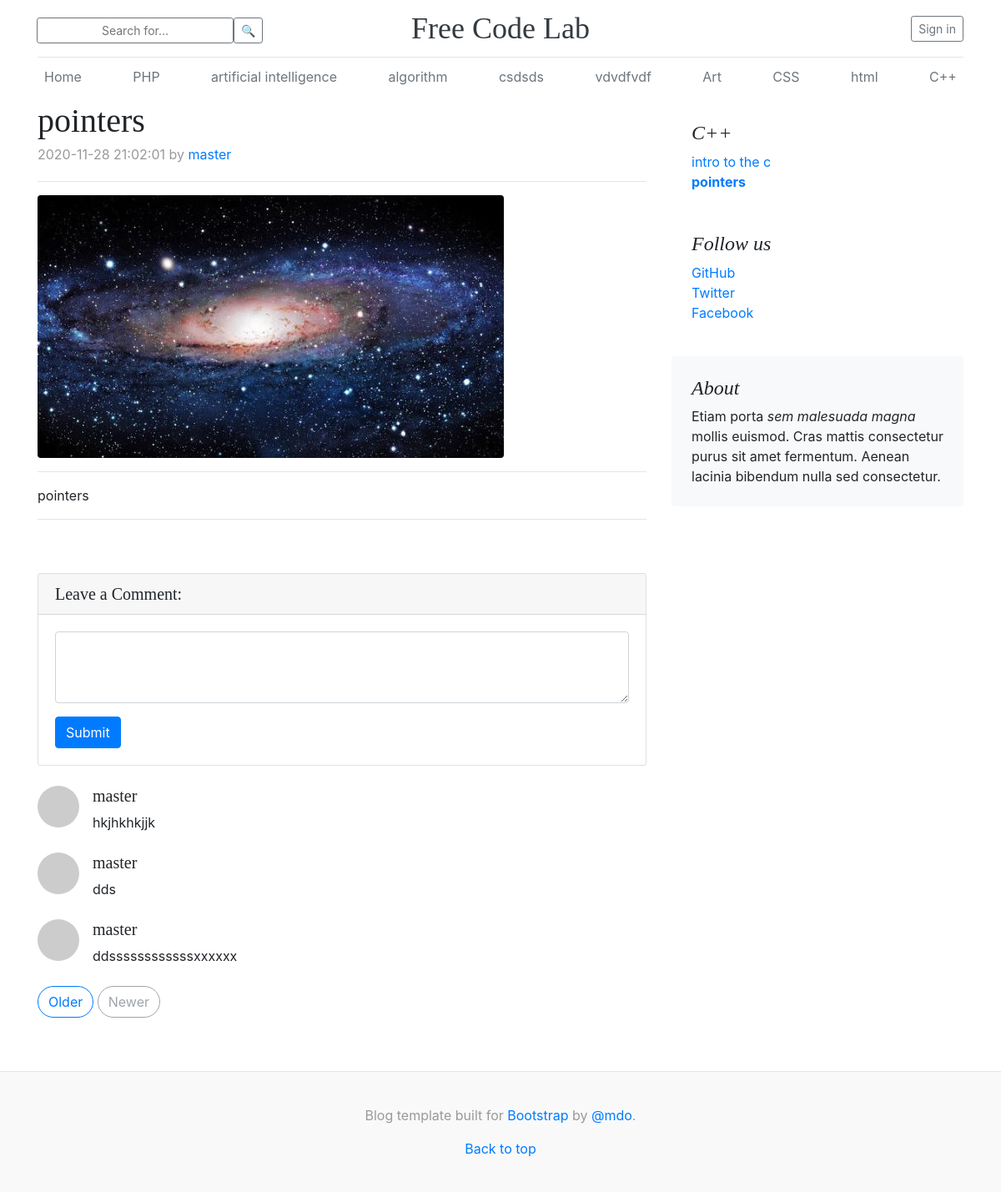
The app's page /posts/show/pointers with its own data.
### tables this page shows
CREATE TABLE `categories` (
  `id` int(11) NOT NULL,
  `title` varchar(255) NOT NULL,
  `slug` varchar(255) NOT NULL
);

CREATE TABLE `posts` (
  `id` int(11) NOT NULL,
  `user_id` int(11) DEFAULT NULL,
  `category_id` int(11) NOT NULL,
  `title` varchar(255) NOT NULL,
  `slug` varchar(255) NOT NULL,
  `views` int(11) NOT NULL DEFAULT 0,
  `image` varchar(255) NOT NULL,
  `body` text NOT NULL,
  `status` varchar(255) NOT NULL DEFAULT 'published',
  `created_at` timestamp NOT NULL DEFAULT current_timestamp() ON UPDATE current_timestamp(),
  `updated_at` timestamp NOT NULL DEFAULT current_timestamp() ON UPDATE current_timestamp()
);

CREATE TABLE `users` (
  `id` int(11) NOT NULL,
  `name` varchar(255) NOT NULL,
  `email` varchar(255) NOT NULL,
  `password` varchar(255) NOT NULL,
  `role` tinyint(4) NOT NULL DEFAULT 0,
  `created_at` datetime NOT NULL DEFAULT current_timestamp()
);

CREATE TABLE `comments` (
  `id` int(11) NOT NULL,
  `user_id` int(11) NOT NULL,
  `post_id` int(11) NOT NULL,
  `body` text NOT NULL,
  `status` tinyint(1) NOT NULL DEFAULT 0,
  `created_at` timestamp NOT NULL DEFAULT current_timestamp(),
  `updated_at` timestamp NOT NULL DEFAULT current_timestamp()
);

### Core/View.php (called while the page is built, shortened)
<?php
class View implements ViewInterface
{
    public function render(string $viewName, $data, array $errors = [])
    {
        require_once self::VIEW_FOLDER
            . $viewName
            . self::VIEW_EXTENSION;
    }
}

### App/Http/Controllers/BaseController.php (called while the page is built, shortened)
<?php
abstract class BaseController
{
    private $view;
    public function __construct(PDODatabase $db, ViewInterface $view, DataBinderInterface $dataBinder)
    {
        $this->db = $db;
        $this->view = $view;
    }
    public function render(string $viewName, $data = null, array $errors = []){
        $this->view->render($viewName, $data, $errors);
    }
}

### App/Http/Controllers/PostsController.php (called while the page is built, shortened)
<?php
class PostsController extends BaseController
{
    public function show($slug)
    {
        $model = new Post($this->db);
        $post =  $model->findBySlug($slug);
        $posts =  $model->findAllByCategory($post->getCategoryId());
        $model = new Comment($this->db);
        $comments =  $model->findAllByPost($post->getId());
        $category = new Category($this->db);
        $categories = $category->all();
        $data = [
            'post' => $post,
            'comments' => $comments,
            'categories' => $categories,
            'posts' => $posts
        ];
        $this->render("posts/show", $data);
    }
}

### index.php (called while the page is built, shortened)
<?php
spl_autoload_register(function($class) {
    $parts = explode('\\', $class);
    if(count($parts) > 1) {
      $classfile = array_shift($parts) . DIRECTORY_SEPARATOR . implode(DIRECTORY_SEPARATOR, $parts) . ".php";
    } else {
      $classfile = 'classes' . DIRECTORY_SEPARATOR . $class . '.php';
    }
  });
$url = $_SERVER['REQUEST_URI'];
$url_data = explode('/',$url);
array_shift($url_data);
$app_root = array_shift($url_data);
$method = $url_data[1]??'index'?:'index';
$param = $url_data[2]??null;
$dbInfo = parse_ini_file("Config/db.ini");
$pdo = new PDO($dbInfo['dsn'], $dbInfo['user'], $dbInfo['pass']);
$db = new \Database\PDODatabase($pdo);
$dataBinder = new \Core\DataBinder();
$view = new \Core\View();
$controller_obj = new $controller($db, $view, $dataBinder);
$controller_obj->$method($param);

### Database/PDODatabase.php (called while the page is built, shortened)
<?php
class PDODatabase implements DatabaseInterface
{
    private $pdo;
    public function __construct(\PDO $pdo)
    {
        $this->pdo = $pdo;
    }
    public function query(string $query): StatementInterface
    {
        $stmt = $this->pdo->prepare($query);
        return new PDOPreparedStatement($stmt);
    }
}

### App/Models/Category.php (called while the page is built, shortened)
<?php
class Category
{
    private $db;
    public function __construct($db)
    {
        $this->db = $db;
    }
    public function all(): \Generator
    {
        return $this->db->query("
            SELECT id, title, slug
            FROM categories
        ")->execute([])
            ->fetch(CategoryDTO::class);
    }
}

### Database/PDOPreparedStatement.php (called while the page is built, shortened)
<?php
class PDOPreparedStatement implements StatementInterface
{
    private $pdoStatement;
    public function __construct(\PDOStatement $PDOStatement)
    {
        $this->pdoStatement = $PDOStatement;
    }
    public function execute(array $params = []): ResultSetInterface
    {
        $this->pdoStatement->execute($params);
        return new PDOResultSet($this->pdoStatement);
    }
}

### App/DTO/CategoryDTO.php (called while the page is built, shortened)
<?php
class CategoryDTO
{
    private $id;
    private $title;
    public function getId(): int
    {
        return $this->id;
    }
    public function getTitle(): string
    {
        return $this->title;
    }
}

### App/Models/Post.php (called while the page is built, shortened)
<?php
class Post
{
    private $db;
    public function __construct($db)
    {
        $this->db = $db;
    }
    public function findBySlug(string $slug): ?PostDTO
    {
        return $this->db->query("
            SELECT posts.id, posts.user_id, users.name, posts.category_id, categories.title as category_title, posts.title, posts.slug, posts.views, posts.image, posts.body, posts.status, posts.created_at, posts.updated_at
            FROM posts
            INNER JOIN users ON posts.user_id = users.id
            INNER JOIN categories ON posts.category_id = categories.id
            WHERE posts.slug = ?
        ")->execute([$slug])
            ->fetch(PostDTO::class)
            ->current();
    }
    public function findAllByCategory($category_id): \Generator
    {
        return $this->db->query("
            SELECT posts.id, posts.user_id, users.name, posts.title, posts.slug, posts.views, posts.image, posts.body, posts.status, posts.created_at, posts.updated_at
            FROM posts
            INNER JOIN users ON posts.user_id = users.id
            WHERE category_id = ?
        ")->execute([$category_id])
           ->fetch(PostDTO::class);
    }
}

### App/DTO/PostDTO.php (called while the page is built, shortened)
<?php
class PostDTO
{
    private $id;
    private $category_id;
    private $category_title;
    private $title;
    private $slug;
    private $image;
    private $body;
    private $created_at;
    public function getId(): int
    {
        return $this->id;
    }
    public function getCategoryId(): int
    {
        return $this->category_id;
    }
    public function getTitle(): string
    {
        return $this->title;
    }
    public function getCategoryTitle(): string
    {
        return $this->category_title;
    }
    public function getSlug(): string
    {
        return $this->slug;
    }
    public function getImage(): string
    {
        return $this->image;
    }
    public function getBody(): string
    {
        return $this->body;
    }
    public function getCreatedAt(): string
    {
        return $this->created_at;
    }
}

### App/Models/Comment.php (called while the page is built, shortened)
<?php
class Comment
{
    private $db;
    public function __construct($db)
    {
        $this->db = $db;
    }
    public function findAllByPost(int $post_id)
    {
        return $this->db->query("
            SELECT comments.id, comments.user_id, users.name as userName, comments.body, comments.post_id, posts.title as postTitle, comments.status, comments.created_at, comments.updated_at
            FROM comments
            INNER JOIN users ON comments.user_id = users.id
            INNER JOIN posts ON comments.post_id = posts.id
            WHERE comments.post_id = ? And comments.status = 1
        ")->execute([$post_id])
            ->fetch(CommentDTO::class);
    }
}

### Database/PDOResultSet.php (called while the page is built, shortened)
<?php
class PDOResultSet implements ResultSetInterface
{
    private $pdoStatement;
    public function __construct(\PDOStatement $PDOStatement)
    {
        $this->pdoStatement = $PDOStatement;
    }
    public function fetch($className): \Generator
    {
        while ($row = $this->pdoStatement->fetchObject($className)) {
            yield $row;
        }
    }
}

### App/DTO/CommentDTO.php (called while the page is built, shortened)
<?php
class CommentDTO
{
    private $body;
    private $userName;
    public function getBody(): string
    {
        return $this->body;
    }
    public function getUserName(): string
    {
        return $this->userName;
    }
}

### Resources/Views/posts/show.php (the view, shortened to what this page needs)
<?php require APPROOT . '/Resources/Views/header.php'; ?>
<body>
  <div class="container">
    <?php require APPROOT . '/Resources/Views/navbar.php'; ?>
    <div class="row">
      <div class="col-md-8 blog-main">
        <div class="blog-post">
          <h2 class="blog-post-title"><?php echo $data['post']->getTitle(); ?></h2>
          <p class="blog-post-meta"><?php echo $data['post']->getCreatedAt(); ?> by <a href="#"><?php echo $data['post']->name; ?></a></p>
          <hr>
          <img class="img-fluid rounded" src="<?php echo URLROOT; ?>/<?php echo $data['post']->getImage();?>" alt="">
          <hr>
          <p><?php echo $data['post']->getBody(); ?></p>
          <hr>
        </div>
        <div class="card my-4">
          <h5 class="card-header">Leave a Comment:</h5>
          <div class="card-body">
            <form action="<?php echo URLROOT; ?>/posts/addComment/<?php echo $data['post']->getId(); ?>" method="post">
              <div class="form-group">
                <textarea name="body" class="form-control" rows="3"></textarea>
              </div>
              <input type="submit" class="btn btn-primary" value="Submit">
            </form>
          </div>
        </div>
        <?php foreach($data['comments'] as $comment) : ?>
        <div class="media mb-4">
          <img class="d-flex mr-3 rounded-circle" src="http://placehold.it/50x50" alt="">
          <div class="media-body">
            <h5 class="mt-0"><?php echo $comment->getUserName(); ?></h5>
            <?php echo $comment->getBody(); ?>
          </div>
        </div>
        <?php endforeach; ?>
        <nav class="blog-pagination">
          <a class="btn btn-outline-primary" href="#">Older</a>
          <a class="btn btn-outline-secondary disabled" href="#" tabindex="-1" aria-disabled="true">Newer</a>
        </nav>
      </div>
      <?php require APPROOT . '/Resources/Views/sidebar.php'; ?>
  </div>
  </div>
</body>
<?php require APPROOT . '/Resources/Views/footer.php'; ?>

### Resources/Views/navbar.php
<header class="blog-header py-3">
  <div class="row flex-nowrap justify-content-between align-items-center">
    <div class="col-4 pt-1 search">
      <form action="<?php echo URLROOT; ?>/posts/search" method="post" >
          <div class="input-group-append">
            <input name="search" type="text" class="btn btn-sm btn-outline-secondary search" placeholder="Search for...">
            <span class="input-group-btn">
              <button type="submit" class="btn btn-sm btn-outline-secondary">🔍</button>
            </span>
          </div>
      </form>
    </div>
    <div class="col-4 text-center">
      <a class="blog-header-logo text-dark" href="#">Free Code Lab</a>
    </div>
    <div class="col-4 d-flex justify-content-end align-items-center">
      <?php if (isset($_SESSION['user_id'])) : ?>
        <a class="btn btn-sm btn-outline-secondary" href="<?php echo URLROOT; ?>/users/logout">Log out</a>
      <?php else : ?>
        <a class="btn btn-sm btn-outline-secondary" href="<?php echo URLROOT; ?>/users/login">Sign in</a>
      <?php endif; ?>
    </div>
  </div>
</header>
<div class="nav-scroller py-1 mb-2">
  <nav class="nav d-flex justify-content-between">
    <a class="p-2 text-muted" href="<?php echo URLROOT; ?>">Home</a>
    <?php foreach($data['categories'] as $category) : ?>
    <a class="p-2 text-muted" href="<?php echo URLROOT; ?>/posts/showByCategory/<?php echo $category->getId();?>"><?php echo $category->getTitle(); ?></a>
    <?php endforeach; ?>
  </nav>
</div>

### Resources/Views/sidebar.php
<aside class="col-md-4 blog-sidebar">
    <div class="p-4">
      <h4 class="font-italic"><?php echo $data['post']->getCategoryTitle(); ?></h4>
      <ol class="list-unstyled mb-0">
        <?php foreach($data['posts'] as $post) : ?>
        <li><a href="<?php echo URLROOT; ?>/posts/show/<?php echo $post->getSlug();?>">
                    <?php if ($post->getId() === $data['post']->getId()):?>
                    <b><?php echo $post->getTitle(); ?></b>
                    <?php else: echo $post->getTitle(); ?>
                    <?php endif;?></a></li>
        <?php endforeach; ?>
      </ol>
    </div>
    <div class="p-4">
      <h4 class="font-italic">Follow us</h4>
      <ol class="list-unstyled">
        <li><a href="#">GitHub</a></li>
        <li><a href="#">Twitter</a></li>
        <li><a href="#">Facebook</a></li>
      </ol>
    </div>
    <div class="p-4 mb-3 bg-light rounded">
      <h4 class="font-italic">About</h4>
      <p class="mb-0">Etiam porta <em>sem malesuada magna</em> mollis euismod. Cras mattis consectetur purus sit amet fermentum. Aenean lacinia bibendum nulla sed consectetur.</p>
    </div>
</aside>

### Resources/css/blog.css (style rules this page uses)
.blog-header { line-height: 1; border-bottom: 1px solid #e5e5e5; }
.blog-header-logo { font-family: "Playfair Display", Georgia, "Times New Roman", serif; font-size: 2.25rem; }
h1, h2, h3, h4, h5, h6 { font-family: "Playfair Display", Georgia, "Times New Roman", serif; }
.nav-scroller { position: relative; z-index: 2; height: 2.75rem; overflow-y: hidden; }
.nav-scroller .nav { display: -ms-flexbox; display: flex; -ms-flex-wrap: nowrap; flex-wrap: nowrap; padding-bottom: 1rem; margin-top: -1px; overflow-x: auto; text-align: center; white-space: nowrap; -webkit-overflow-scrolling: touch; }
.blog-pagination { margin-bottom: 4rem; }
.blog-pagination > .btn { border-radius: 2rem; }
.blog-post { margin-bottom: 4rem; }
.blog-post-title { margin-bottom: .25rem; font-size: 2.5rem; }
.blog-post-meta { margin-bottom: 1.25rem; color: #999; }

### records on screen
categories: title "PHP"
categories: title "artificial intelligence"
categories: title "algorithm"
categories: title "csdsds"
categories: title "vdvdfvdf"
categories: title "Art"
categories: title "CSS"
categories: title "html"
categories: title "C++"
posts: title "pointers", created_at "2020-11-28 21:02:01", user.name "master", image (picture), body "pointers", category.title "C++"
comments: user.name "master", body "hkjhkhkjjk"
comments: user.name "master", body "dds"
comments: user.name "master", body "ddssssssssssssxxxxxx"
posts: title "intro to the c"
